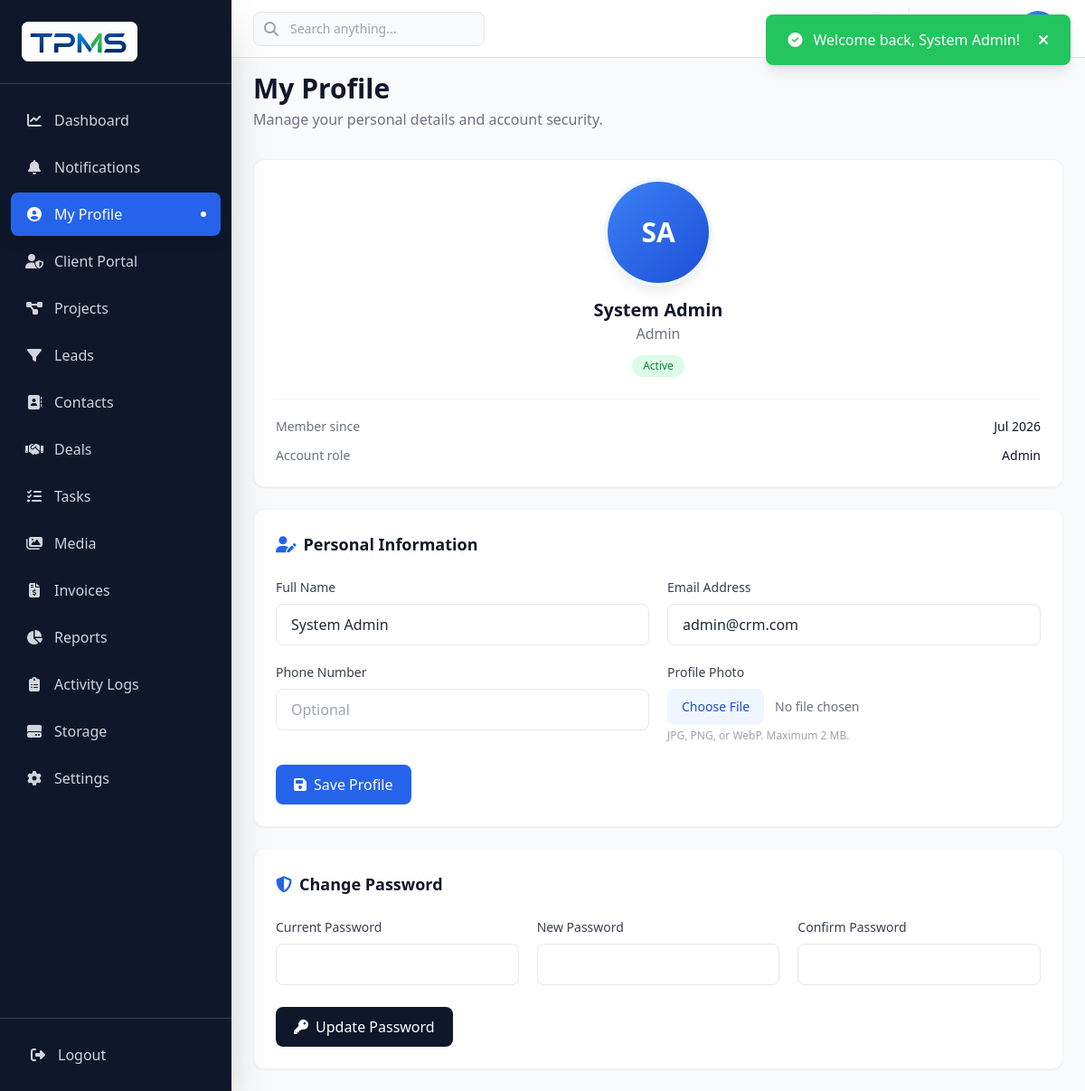
The app's page /profile.php (signed in) with its own data.
### tables this page shows
CREATE TABLE IF NOT EXISTS users (
    id INT AUTO_INCREMENT PRIMARY KEY,
    name VARCHAR(100) NOT NULL,
    email VARCHAR(100) NOT NULL UNIQUE,
    password VARCHAR(255) NOT NULL,
    role VARCHAR(50) DEFAULT 'sales_rep',
    avatar VARCHAR(255) DEFAULT NULL,
    phone VARCHAR(20) DEFAULT NULL,
    status ENUM('active','inactive') DEFAULT 'active',
    created_at TIMESTAMP DEFAULT CURRENT_TIMESTAMP,
    updated_at TIMESTAMP DEFAULT CURRENT_TIMESTAMP ON UPDATE CURRENT_TIMESTAMP,
    FOREIGN KEY (role) REFERENCES roles(name) ON DELETE RESTRICT
);

### includes/functions.php (called while the page is built, shortened)
<?php
function sanitize($input) {
    if ($input === null) return '';
    return htmlspecialchars(trim((string)$input), ENT_QUOTES, 'UTF-8');
}
function formatDate($date, $format = null) {
    return date($format, strtotime($date));
}
function getInitials($name) {
    $parts = explode(' ', trim($name));
    $initials = '';
    foreach ($parts as $part) {
        if (!empty($part)) $initials .= strtoupper($part[0]);
        if (strlen($initials) >= 2) break;
    }
    return $initials;
}

### profile.php (the view, shortened to what this page needs)
<?php
require_once 'includes/header.php';
$db = getDB();
$userId = (int) $_SESSION['user_id'];
$stmt = $db->prepare("SELECT id, name, email, phone, role, avatar, status, created_at FROM users WHERE id = ? LIMIT 1");
$stmt->execute([$userId]);
$profile = $stmt->fetch();
include 'includes/sidebar.php';
?>
<div class="lg:ml-64 min-h-screen transition-all duration-300">
    <?php include 'includes/topbar.php'; ?>
    <main class="p-6 pt-20">
        <div class="mb-8 animate-fade-in"><h1 class="text-3xl font-bold text-secondary-900">My Profile</h1><p class="text-gray-500 mt-1">Manage your personal details and account security.</p></div>
        <div class="grid grid-cols-1 xl:grid-cols-3 gap-6">
            <div class="bg-white rounded-xl shadow-sm border border-gray-100 p-6 xl:self-start animate-slide-up">
                <div class="text-center">
                    <div class="w-28 h-28 mx-auto rounded-full bg-gradient-to-br from-primary-500 to-primary-700 flex items-center justify-center text-white text-3xl font-bold overflow-hidden ring-4 ring-primary-50 shadow-lg">
                        <?php if ($profile['avatar']): ?><img src="<?php echo sanitize($profile['avatar']); ?>" class="w-full h-full object-cover" alt="Profile photo"><?php else: ?><?php echo getInitials($profile['name']); ?><?php endif; ?>
                    </div>
                    <h2 class="text-xl font-bold text-secondary-900 mt-4"><?php echo sanitize($profile['name']); ?></h2>
                    <p class="text-gray-500 capitalize"><?php echo sanitize(str_replace('_', ' ', $profile['role'])); ?></p>
                    <span class="inline-flex mt-3 px-3 py-1 rounded-full text-xs font-medium <?php echo $profile['status'] === 'active' ? 'bg-green-100 text-green-700' : 'bg-gray-100 text-gray-600'; ?>"><?php echo ucfirst($profile['status']); ?></span>
                </div>
                <div class="border-t border-gray-100 mt-6 pt-5 space-y-3 text-sm"><p class="flex justify-between"><span class="text-gray-500">Member since</span><span class="font-medium text-secondary-900"><?php echo formatDate($profile['created_at'], 'M Y'); ?></span></p><p class="flex justify-between"><span class="text-gray-500">Account role</span><span class="font-medium text-secondary-900 capitalize"><?php echo sanitize(str_replace('_', ' ', $profile['role'])); ?></span></p></div>
            </div>
            <div class="xl:col-span-2 space-y-6">
                <form method="POST" enctype="multipart/form-data" class="bg-white rounded-xl shadow-sm border border-gray-100 p-6 animate-slide-up">
                    <h2 class="text-lg font-bold text-secondary-900 mb-6"><i class="fas fa-user-edit text-primary-600 mr-2"></i>Personal Information</h2>
                    <div class="grid grid-cols-1 md:grid-cols-2 gap-5">
                        <div><label class="block text-sm font-medium text-gray-700 mb-2">Full Name</label><input name="name" required value="<?php echo sanitize($profile['name']); ?>" class="w-full px-4 py-2.5 border border-gray-200 rounded-lg focus:outline-none focus:border-primary-500 focus:ring-2 focus:ring-primary-500/20"></div>
                        <div><label class="block text-sm font-medium text-gray-700 mb-2">Email Address</label><input type="email" name="email" required value="<?php echo sanitize($profile['email']); ?>" class="w-full px-4 py-2.5 border border-gray-200 rounded-lg focus:outline-none focus:border-primary-500 focus:ring-2 focus:ring-primary-500/20"></div>
                        <div><label class="block text-sm font-medium text-gray-700 mb-2">Phone Number</label><input name="phone" value="<?php echo sanitize($profile['phone']); ?>" class="w-full px-4 py-2.5 border border-gray-200 rounded-lg focus:outline-none focus:border-primary-500 focus:ring-2 focus:ring-primary-500/20" placeholder="Optional"></div>
                        <div><label class="block text-sm font-medium text-gray-700 mb-2">Profile Photo</label><input type="file" name="avatar" accept="image/jpeg,image/png,image/webp" class="w-full text-sm text-gray-500 file:mr-3 file:px-4 file:py-2.5 file:border-0 file:rounded-lg file:bg-primary-50 file:text-primary-700 file:font-medium hover:file:bg-primary-100"><p class="text-xs text-gray-400 mt-1">JPG, PNG, or WebP. Maximum 2 MB.</p></div>
                    </div>
                    <button type="submit" class="mt-6 px-5 py-2.5 bg-primary-600 text-white rounded-lg font-medium hover:bg-primary-700"><i class="fas fa-save mr-2"></i>Save Profile</button>
                </form>
                <form method="POST" class="bg-white rounded-xl shadow-sm border border-gray-100 p-6 animate-slide-up animate-delay-100">
                    <h2 class="text-lg font-bold text-secondary-900 mb-6"><i class="fas fa-shield-alt text-primary-600 mr-2"></i>Change Password</h2>
                    <div class="grid grid-cols-1 md:grid-cols-3 gap-5"><div><label class="block text-sm font-medium text-gray-700 mb-2">Current Password</label><input type="password" name="current_password" required autocomplete="current-password" class="w-full px-4 py-2.5 border border-gray-200 rounded-lg focus:outline-none focus:border-primary-500"></div><div><label class="block text-sm font-medium text-gray-700 mb-2">New Password</label><input type="password" name="new_password" required minlength="8" autocomplete="new-password" class="w-full px-4 py-2.5 border border-gray-200 rounded-lg focus:outline-none focus:border-primary-500"></div><div><label class="block text-sm font-medium text-gray-700 mb-2">Confirm Password</label><input type="password" name="confirm_password" required minlength="8" autocomplete="new-password" class="w-full px-4 py-2.5 border border-gray-200 rounded-lg focus:outline-none focus:border-primary-500"></div></div>
                    <button type="submit" class="mt-6 px-5 py-2.5 bg-secondary-900 text-white rounded-lg font-medium hover:bg-secondary-800"><i class="fas fa-key mr-2"></i>Update Password</button>
                </form>
            </div>
        </div>
    </main>
</div>
<?php include 'includes/footer.php'; ?>

### assets/css/style.css (style rules this page uses)
html { scroll-behavior: smooth; }
.animate-delay-100 { animation-delay: 100ms; }

### records on screen
users: name "SA", name "System Admin", role "Admin", status "Active", created_at "Jul 2026", email "admin@crm.com"

### other values on screen
$flash['message'] "Welcome back, System Admin!"
$item['label'] "Dashboard"
$item['label'] "Notifications"
$item['label'] "My Profile"
$item['label'] "Client Portal"
$item['label'] "Projects"
$item['label'] "Leads"
$item['label'] "Contacts"
$item['label'] "Deals"
$item['label'] "Tasks"
$item['label'] "Media"
$item['label'] "Invoices"
$item['label'] "Reports"
$item['label'] "Activity Logs"
$item['label'] "Storage"
